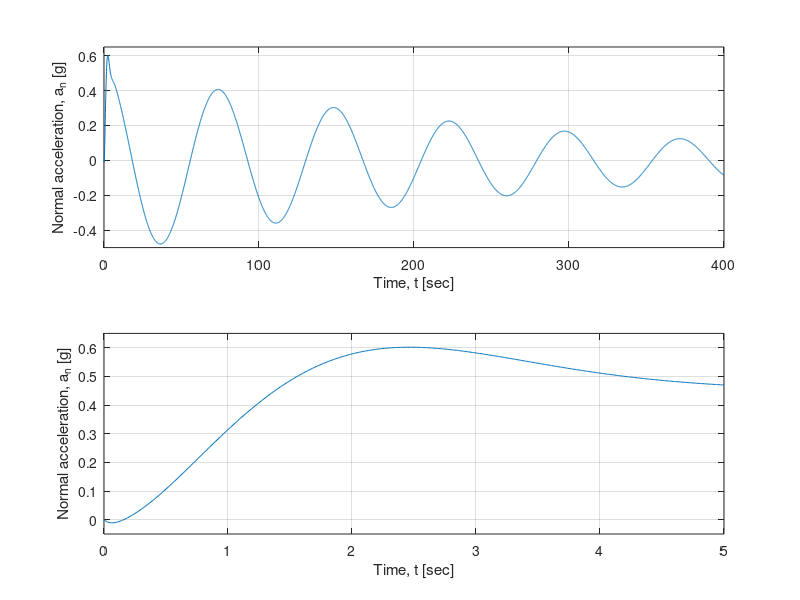
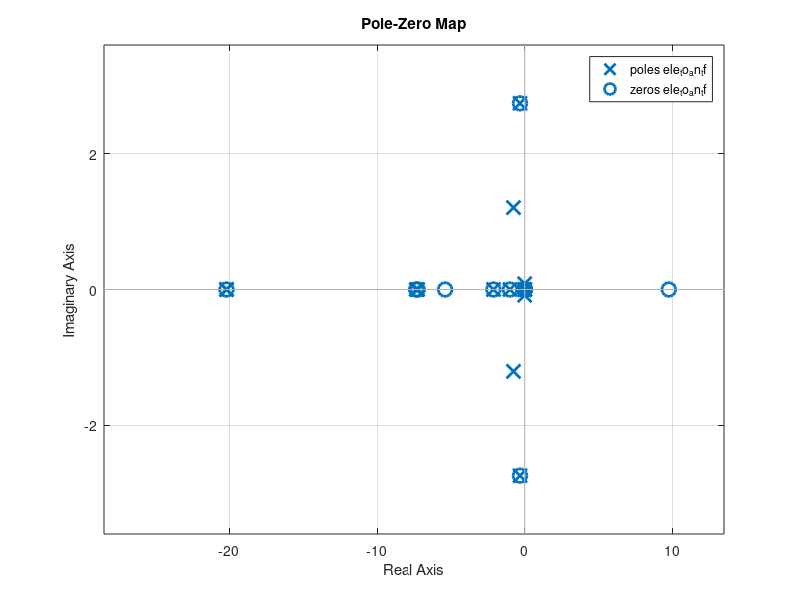

MATLAB code for these plots, in order: (Note: this script raises an error after producing the figures.)
%================================================
% Chapter 5 script 

%
% Author: Gervase
% 
%================================================

load variables_chpt5_0

%% Question 3: Output equation for a_n
%%

C_an = C_lo(19,:);
D_an = D_lo(19,:);



C_an_1 = [];
for i = 1:length(C_an)
    if C_an(i) ~= 0
        C_an_1 = [C_an_1, C_an(i)];
    end
end
C_an_r = C_an_1(3:end);

%% Question 5: Elevator-to-normal_acceleration transfer function
%%

SS_chpt5 = ss(A_lo, B_lo, C_lo, D_lo);

trans_matrix = tf(SS_chpt5);
ele_to_an_tf = trans_matrix(19,2);


tol = sqrt(eps);
sysr = minreal(SS_chpt5, tol);
trans_matrix = tf(sysr);
ele_to_an_tf_r = trans_matrix(19,2);


%% Question 6: Normal accel. response to step elevator
%%

t1 = 0:0.1:400;
t2 = 0:0.01:5;

y1 = step(-1*ele_to_an_tf, t1);
y2 = step(-1*ele_to_an_tf, t2);


figure(1)
subplot(2,1,1)
plot(t1, y1)
axis([0 400 -0.5 0.65])
xlabel('Time, t [sec]')
ylabel('Normal acceleration, a_{n} [g]')
grid on

subplot(2,1,2)
plot(t2, y2);
axis([0 5 -0.05 0.65])
xlabel('Time, t [sec]')
ylabel('Normal acceleration, a_{n} [g]')
grid on

figure(2)
pzmap(ele_to_an_tf)

%% Question 9: Responses for different accel x-locations
%%

t3 = 0:0.0001:0.2
x_accel = [0, 5, 5.9, 6, 7, 15];
y = [];


for i = 1:length(x_accel)
    x_accel(i)
    legend_info{i} = ['x_{a} = ' num2str(x_accel(i)) ' ft'];
    load(['variables_chpt5_' num2str(x_accel(i)) '.mat'])
    SS_chpt5_total = ss(A_lo, B_lo, C_lo, D_lo);
    trans_matrix_total = tf(SS_chpt5_total);
    ele_to_an_tf_total = trans_matrix_total(19,2);
    [z, gain] =zero(ele_to_an_tf_total)
    pole(ele_to_an_tf_total)
    y = [y, step(-1*ele_to_an_tf_total, t3)];
end



figure(3)
plot(t3, y)
legend(legend_info, 'Location', 'southeast')
xlabel('Time, t [sec]')
ylabel('Normal acceleration, a_{n} [g]')
grid on


figure(4)
hold on;
for i = 1:length(x_accel)
    legend_info_1{i} = ['x_{a} = ' num2str(x_accel(i)) ' ft'];
    load(['variables_chpt5_' num2str(x_accel(i)) '.mat'])
    SS_chpt5_total = ss(A_lo, B_lo, C_lo, D_lo);
    trans_matrix_total = tf(SS_chpt5_total);
    ele_to_an_tf_total = trans_matrix_total(19,2);
    pzmap(ele_to_an_tf_total)
    legend(legend_info_1, 'Location', 'southeast')
    %legend('show')
end
%legend(legend_info_1, 'Location', 'southeast')
hold off;

